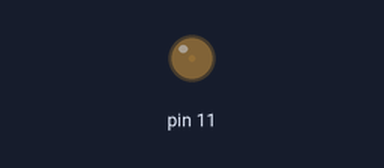
Simulated run of this sketch. Board: Arduino Uno, built with avr-gcc and run on an emulated ATmega328P. On the bench: output pins drawn as LEDs (lit = HIGH).

Above: at 0.05 s.
At 2.3 s:
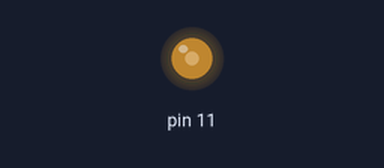
At 4.6 s:
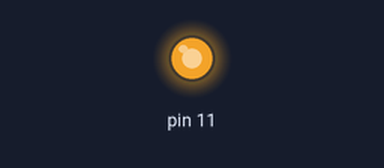
At 9.2 s:
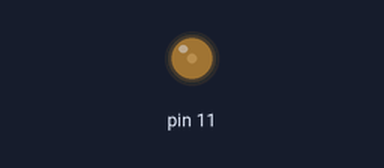
Timing chart, 0 to 13.3 s (numbered marks = the images above):
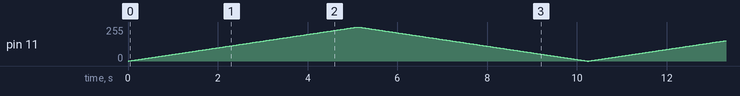

The sketch:

LED______PWM.ino
```cpp
void setup() {
  // put your setup code here, to run once:
    pinMode(11,OUTPUT);
}

void loop() {
  // put your main code here, to run repeatedly:
  for(int i=0;i<256;i++)
  {
    analogWrite(11,i);
    delay(20);
  }
  for(int i=255;i>=0;i--)
  {
    analogWrite(11,i);
    delay(20);
  }
}
```
